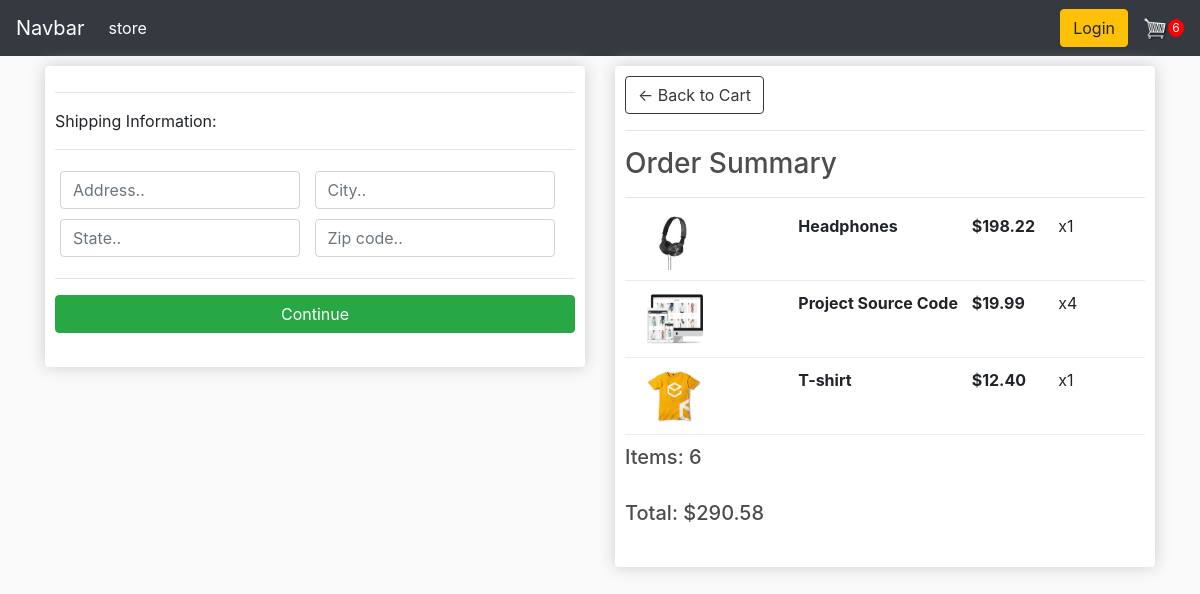
Screenshot of /checkout/ (signed in) with the database file from the repository.
### store/models.py (models this page shows, shortened)
class OrderItem(models.Model):
    product = models.ForeignKey(Product, on_delete=models.SET_NULL, null=True)
    order = models.ForeignKey(Order, on_delete=models.SET_NULL, null=True)
    quantity = models.IntegerField(default=0, null=True, blank=True)
    date_added = models.DateTimeField(auto_now_add=True)

class Product(models.Model):
    name = models.CharField(max_length=30)
    price = models.DecimalField(max_digits=7,decimal_places=2)
    digital = models.BooleanField(default=True,null=True,blank=True)
    image = models.ImageField(null=True,blank=True,default='placeholder.png')

class Order(models.Model):
    customer = models.ForeignKey(Customer, on_delete=models.SET_NULL, null=True, blank=True)
    date_ordered = models.DateTimeField(auto_now_add=True)
    complete = models.BooleanField(default=False)
    transaction_id = models.CharField(max_length=100, null=True)
    @property
    def get_total_item(self):
        items = self.orderitem_set.all()
        count = sum([item.quantity for item in items])
        return count
    @property
    def get_total_price(self):
        items = self.orderitem_set.all()
        price = sum([item.product.price*item.quantity for item in items])
        return price
    @property
    def isallDigital(self):
        return all(map(lambda item : item.product.digital ,self.orderitem_set.all() ) )

### store/views.py (the view)
# urls.py: path('checkout/',views.checkout,name='checkout'),
def checkout(request):
    cart = cartData(request)
    items = cart['items']
    order = cart['order']
    orderitem = cart['orderitem']
    context = {'items':items,'order':order,'orderitem':orderitem}
    return render(request,'store/checkout.html',context)

### store/utils.py (called while the page is built)
def cartData(request):
    if request.user.is_authenticated:
        customer = request.user.customer
        order, created = Order.objects.get_or_create(customer=customer)
        items = order.orderitem_set.all()
        orderitem =  order.get_total_item
    else:
        cart = getcookie(request)
        items = cart['items']
        order = cart['order']
        orderitem = cart['orderitem']
    return {'items':items,'order':order,'orderitem':orderitem}

### store/templates/store/checkout.html (shortened to what this page needs)
{% extends 'store/main.html' %}
{% load static %}
{% block content %}
<div class="row" >
	<div class="col-lg-6">
		<div class="box-element" id="form-wrapper">
            <form id='form'>
            <div id="shipping-info"  >
                <hr>
                <p>Shipping Information:</p>
                <hr>
                <div class="form-field">
                    <input class="form-control" type="text" name="address" placeholder="Address..">
                </div>
                <div class="form-field">
                    <input class="form-control" type="text" name="city" placeholder="City..">
                </div>
                <div class="form-field">
                    <input class="form-control" type="text" name="state" placeholder="State..">
                </div>
                <div class="form-field">
                    <input class="form-control" type="text" name="zipcode" placeholder="Zip code..">
                </div>
            </div>
            <hr>
            <input id="form-button" class="btn btn-success btn-block" type="submit" value="Continue">
        </form>
        <br>
	</div>
	</div>
	<div class="col-lg-6">
		<div class="box-element">
            <a  class="btn btn-outline-dark" href="{% url 'cart' %}">&#x2190; Back to Cart</a>
            <hr>
            <h3>Order Summary</h3>
            <hr>
            {% for item in items %}
            <div class="cart-row">
                <div style="flex:2"><img class='row-image' src='{{item.product.image.url}}' /></div>
                <div style="flex:2"><strong>{{item.product.name}}</strong></div>
                <div style="flex:1"><strong>${{item.product.price|floatformat:2}}</strong></div>
                <div style="flex:1"><p>x{{item.quantity}}</p></div>
            </div>
            {% endfor %}
            <h5>Items:   {{order.get_total_item}}</h5>
            <br>
            <h5>Total:   ${{order.get_total_price|floatformat:2}}</h5>
            <br>
        </div>
	</div>
</div>
{% endblock content %}

### static/css/main.css (style rules this page uses)
body { background-color: hsl(0, 0%, 98%); }
h1,h2,h3,h4,h5,h6 { color:hsl(0, 0%, 30%); }
.box-element { box-shadow:hsl(0, 0%, 80%) 0 0 16px; background-color: #fff; border-radius: 4px; padding: 10px; }
.col-lg-4, .col-lg-6, .col-lg-8, .col-lg-12 { margin-top: 10px; }
.btn { border-radius: 5; }
.row-image { width: 100px; }
.form-field { width:250px; display: inline-block; padding: 5px; }
.cart-row { display: flex; align-items: flex-stretch; padding-bottom: 10px; margin-bottom: 10px; border-bottom: 1px solid #ececec; }

### rows the page displays
OrderItem: product.image (picture), product.name "Headphones", product.price "198.22", quantity "1"
OrderItem: product.image (picture), product.name "Project Source Code", product.price "19.99", quantity "4"
OrderItem: product.image (picture), product.name "T-shirt", product.price "12.40", quantity "1"
Order: get_total_item "6", get_total_price "290.58"

### other values shown
{{ orderitem }} "6"
